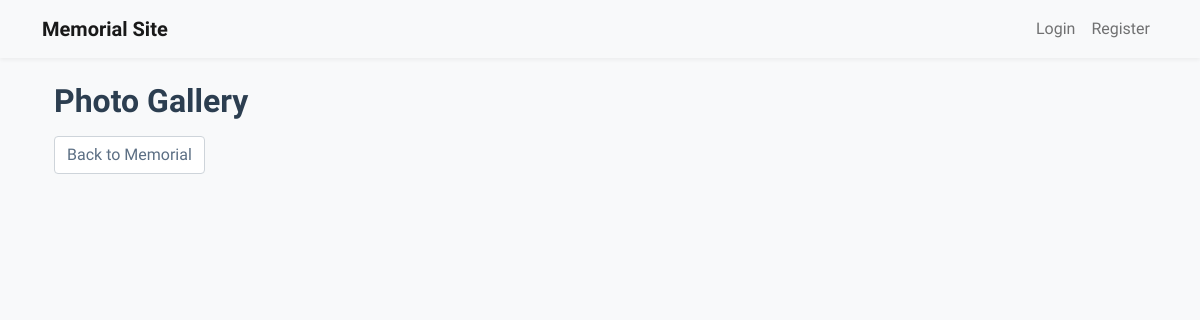
Page /memorial/1/gallery on the earlier database version.
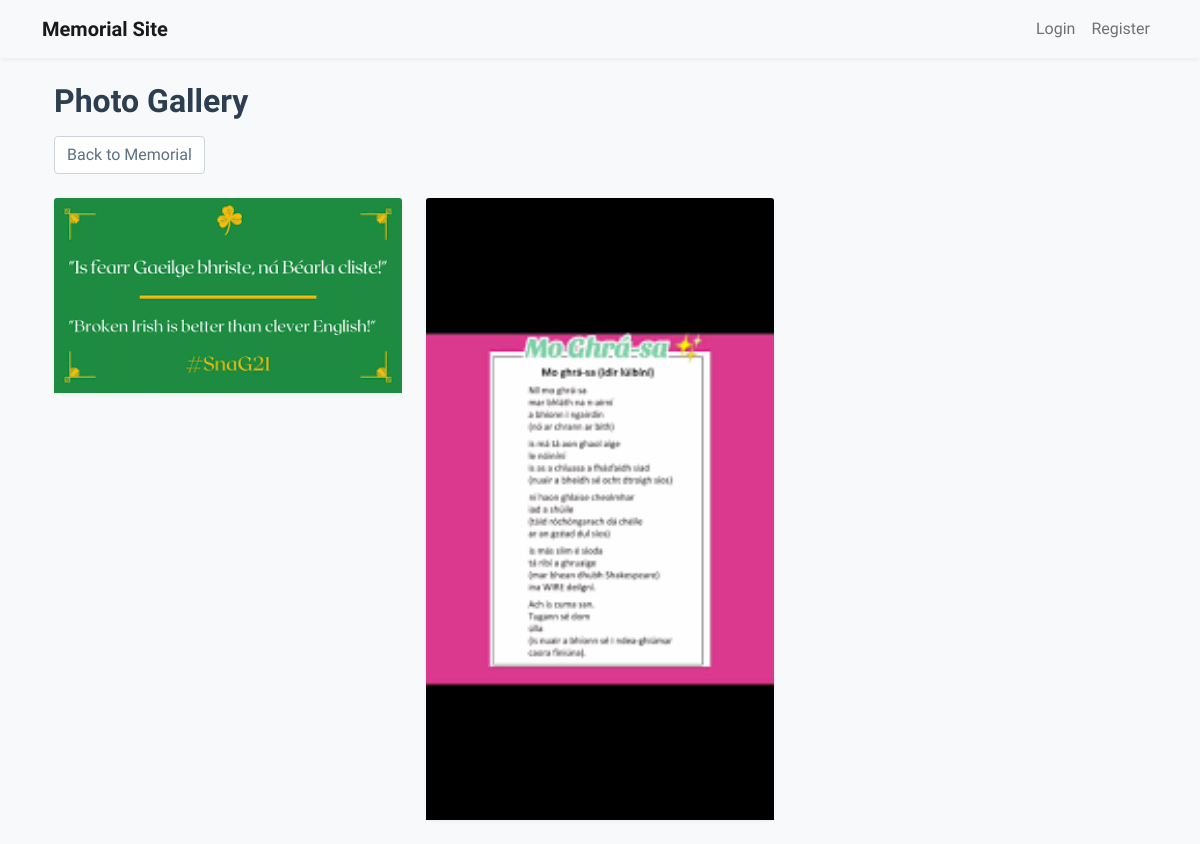
Same page on the later database version.
### app/models/photo.py (models this page shows, shortened)
class Photo(db.Model):
    id = db.Column(db.Integer, primary_key=True)
    filename = db.Column(db.String(255), nullable=False)
    caption = db.Column(db.String(255))
    date_taken = db.Column(db.Date)
    uploaded_at = db.Column(db.DateTime, default=datetime.utcnow)
    is_profile = db.Column(db.Boolean, default=False)
    display_order = db.Column(db.Integer, default=0)
    memorial_id = db.Column(db.Integer, db.ForeignKey('memorial.id'), nullable=False)

### app/models/memorial.py (models this page shows, shortened)
class Memorial(db.Model):
    id = db.Column(db.Integer, primary_key=True)
    name = db.Column(db.String(100), nullable=False)
    birth_date = db.Column(db.Date)
    death_date = db.Column(db.Date)
    biography = db.Column(db.Text)
    custom_url = db.Column(db.String(100), unique=True)
    is_public = db.Column(db.Boolean, default=True)
    access_code = db.Column(db.String(20))
    created_at = db.Column(db.DateTime, default=datetime.utcnow)
    creator_id = db.Column(db.Integer, db.ForeignKey('user.id'), nullable=False)
    theme_id = db.Column(db.Integer, db.ForeignKey('theme.id'))
    layout = db.Column(db.String(32), default='standard')  # standard, compact, full-width, etc.
    photos = db.relationship('Photo', backref='memorial', lazy='dynamic')
    tributes = db.relationship('Tribute', backref='memorial', lazy='dynamic')
    events = db.relationship('Event', backref='memorial', lazy='dynamic')

### app/routes/memorial.py (the view)
@bp.route('/memorial/<int:id>/gallery')
def view_gallery(id):
    memorial = Memorial.query.get_or_404(id)
    if not memorial.is_public:
        if not current_user.is_authenticated or current_user.id != memorial.creator_id:
            abort(403)  # Return 403 Forbidden instead of rendering private.html
    return render_template('memorial/gallery.html', memorial=memorial, Photo=Photo)

### app/templates/memorial/gallery.html (shortened to what this page needs)
{% extends "base.html" %}
{% block content %}
<div class="container">
    <div class="row mb-4">
        <div class="col">
            <h2>Photo Gallery</h2>
            <a href="{{ url_for('memorial.view', id=memorial.id) }}" class="btn btn-secondary">Back to Memorial</a>
        </div>
    </div>
    <div class="row">
        {% for photo in memorial.photos.order_by(Photo.display_order).all() %}
        <div class="col-md-4 mb-4">
            <div class="card">
                <img src="{{ url_for('static', filename='uploads/' + memorial.id|string + '/' + photo.filename) }}"
                     class="card-img-top gallery-img"
                     alt="{{ photo.caption or 'Memorial photo' }}"
                     data-bs-toggle="modal"
                     data-bs-target="#photoModal{{ photo.id }}">
            </div>
        </div>
        {% endfor %}
    </div>
</div>
{% endblock %}

Differences in the rows shown:
added Photo: filename (picture)
added Photo: filename (picture)
